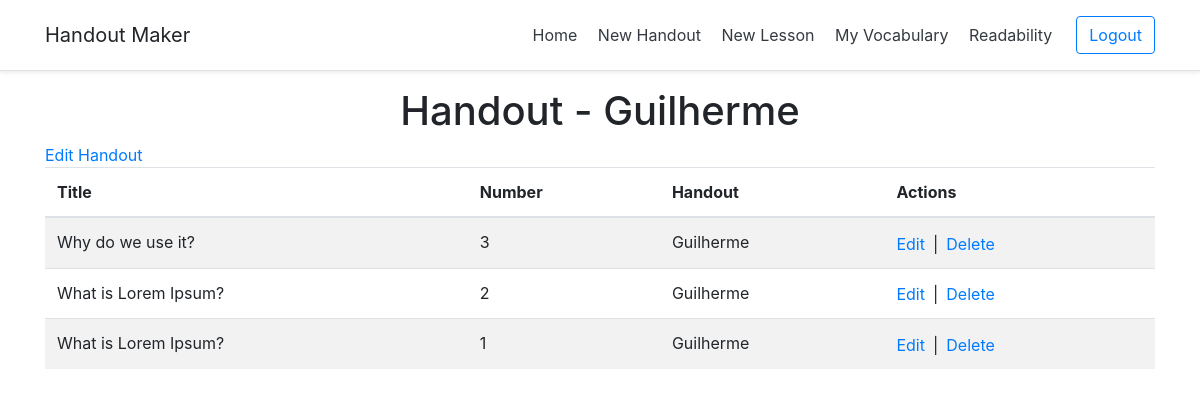
The app's page /handout/1/ (signed in) with its own data.
### tables this page shows
CREATE TABLE handouts (
	handout_id INTEGER NOT NULL, 
	user_id INTEGER, 
	handout_name VARCHAR(30) NOT NULL, 
	language VARCHAR(30) NOT NULL, 
	level INTEGER NOT NULL, 
	desc_csv VARCHAR NOT NULL, 
	PRIMARY KEY (handout_id)
);

CREATE TABLE lessons (
	lesson_id INTEGER NOT NULL, 
	handout_id INTEGER, 
	user_id INTEGER, 
	lesson_num INTEGER NOT NULL, 
	title VARCHAR(30) NOT NULL, 
	text VARCHAR NOT NULL, 
	exercise VARCHAR, 
	text_two VARCHAR, 
	morphology VARCHAR, 
	syntax VARCHAR, 
	tips VARCHAR, 
	PRIMARY KEY (lesson_id)
);

### app.py (the view)
@app.route("/handout/<int:handout_id>/")
@login_required
def handout(handout_id):
    with engine.connect() as conn:
        db_handout = conn.execute("SELECT * FROM lessons WHERE handout_id = ? AND user_id = ? ORDER BY lesson_num DESC", (handout_id, session['user_id'])).fetchall()
        db_handoutcount = conn.execute("SELECT COUNT(*) as count FROM lessons WHERE handout_id = ? AND user_id = ?", (handout_id, session['user_id'])).fetchall()
        db_handoutname = conn.execute("SELECT handout_name FROM handouts WHERE handout_id = ?", (handout_id)).fetchall()
        size = db_handoutcount[0]['count']
        title_pag = db_handoutname[0]['handout_name']
        try:
            get_title = []
            get_number = []
            get_handout = []
            get_id = []
            for i in range(0, size):
                get_title.append(db_handout[i]['title'])
                get_number.append(db_handout[i]['lesson_num'])
                get_id.append(db_handout[i]['lesson_id'])
                get_handout.append(db_handoutname[0]['handout_name'])
        except:
            return render_template('handout.html', size=size, title=get_title, number=get_number, handout_id=handout_id, lesson_id=get_id, handout_name=get_handout, title_pag=title_pag)
    return render_template('handout.html', size=size, title=get_title, number=get_number, handout_id=handout_id, lesson_id=get_id, handout_name=get_handout, title_pag=title_pag)

### helpers.py (called while the page is built)
def login_required(f):
    @wraps(f)
    def decorated_function(*args, **kwargs):
        if session.get("user_id") is None:
            return redirect("/login")
        return f(*args, **kwargs)
    return decorated_function

### templates/handout.html
{% extends "layout.html" %}
{% block container %}
<div class="container">
    <div class="text-center">
        <h1>Handout - {{ title_pag }}</h1>
    </div>
    <a href="/edit/handout/{{ handout_id }}/">Edit Handout </a>
    <table class="table table-striped">
        <thead>
            <tr>
                <th scope="col">Title</th>
                <th scope="col">Number</th>
                <th scope="col">Handout</th>
                <th scope="col">Actions</th>
            </tr>
        </thead>
        {% if size > 0 %}
        <tbody>
            {% for i in range(size) %}
                <tr>
                    <td colspan="1">{{ title[i] }}</td>
                    <td colspan="1">{{ number[i] }}</td>
                    <td colspan="1">{{ handout_name[i] }}</td>
                    <td colspan="1">
                        <div class="btn-group btn-group-sm" role="group" aria-label="Basic example">
                            <a href="/edit/lesson/{{ lesson_id[i] }}" class="pr-2">Edit</a> |
                            <a href="/delete/lesson/{{ handout_id }}/{{ lesson_id[i] }}" class="pl-2"> Delete</a>
                        </div>
                    </td>
                </tr>
            {% endfor %}
        </tbody>
        {% endif %}
    </table>
</div>
{% endblock %}

### records on screen
handouts: handout_name "Guilherme", handout_name "Guilherme" "Guilherme" "Guilherme"
lessons: title "Why do we use it?"
lessons: title "What is Lorem Ipsum?"
lessons: title "What is Lorem Ipsum?"

### other values on screen
{{ number[i] }} "3" "2" "1"
